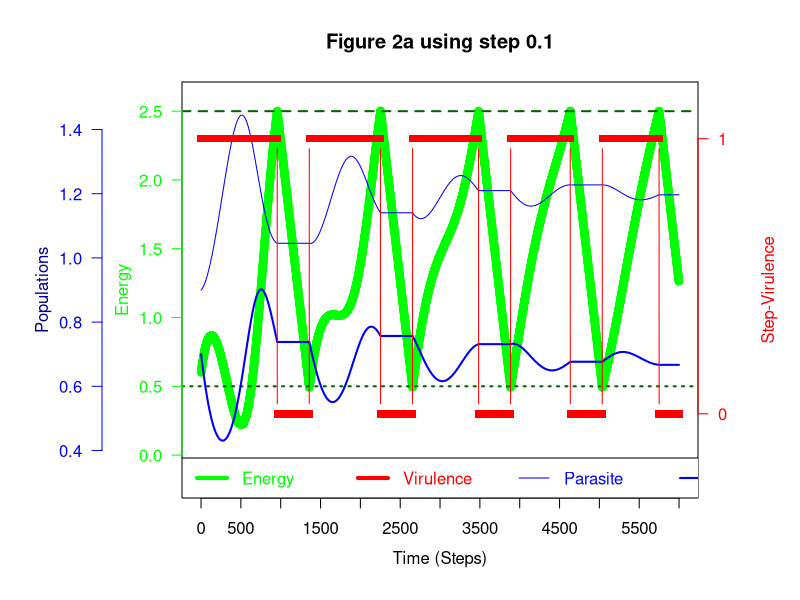

R code for this plot:
# R code to generate the figures of the manuscript
# Energy-harnessing problem solving of primordial life:
#  modeling the emergence of cata-lytic host-nested parasite life cycles
# Copyright (c) 2022, Christian Iseli, Bernard Conrad and Magnus Pirovino
#
# LVhpr one energy model general program code:
#begin ***LVhpr one energy model
dt = 0.1
m = 5997
alpha = 0.0125
beta = 0.05
gamma = 0.2
a_1 = 0.05
a_0 = 0.2
b_1 = 0.12
b_0 = 0.4
H = 4
q = 10
kappa = 1
sigma = 1
E_lower = 0.5
E_upper = 2.5
from_below = TRUE
from_above = FALSE
Parasite_eqilibrium = b_1/(b_0*sigma)*H  ### equilibrium X
Hyperparasite_equilibrium = a_1*q/(b_0*sigma)*(b_0*sigma-b_1/kappa)/(q*a_0*sigma+a_1/kappa)*H  ### equilibrium Y
### In R, indices start at 1...
X <- rep(0, m+1)
X[1] = 0.9 ###  Parasite initial population
Y <- rep(0, m+1)
Y[1] = 0.7 ###  Hyperparasite initial population
E <- rep(0, m+1)
E[1]=0.6
Virulence <- rep(0, m+1)
Virulence[1] = 1
# so we go now from 2 to (m+1) ... yes, needs parenthesis otherwise +1 is applied to the vector 2:m...
for (k in 2:(m+1)) {
  E[k] = E[k-1]+dt*(-alpha*H-beta*Virulence[k-1]*X[k-1]+gamma*Virulence[k-1]*Y[k-1])
  below = (E[k] < E_lower)
  in_between = (E[k] > E_lower) && (E[k] < E_upper)
  if (from_below && (below || in_between)) {
    Virulence[k] = 1
  } else {
    Virulence[k] = 0
  }
  if (from_below && E[k] < E_upper) {
    from_below = TRUE
  } else if (E[k] < E_lower) {
    from_below = TRUE
  } else {
    from_below = FALSE
  }
  from_above = ! from_below
  habitatrestrictionterm = 1-(X[k-1]+Y[k-1]/q)/(kappa*H)
  X[k] = X[k-1]+dt*Virulence[k-1]*X[k-1]*(a_1*habitatrestrictionterm-a_0*sigma*Y[k-1]/H)
  Y[k] = Y[k-1]+dt*Virulence[k-1]*Y[k-1]*(-b_1+b_0*sigma*X[k-1]/H)
} ### for k
### end LVhpr one energy model

y1_min = -.2
y1_max = 2.6
y2_min = -.25
y2_max = 1.15
y3_min = .3
y3_max = 1.5

# -	For Figs 2a&b: Could you find a solution with the y-axis in the same way you did for Figs 3? Left axis is Energy and right axis is Virulence, but we should also have an axis-scale for Population Size? 
# -	For Fig 2b can we have text inside the graph as recommended in the word document attached?: 
# o	“start of hyperparasite degeneration” and
# o	“Erosion of hyperparasite energy catalysis” 
# Or should or can this be done by Bernard later on top of his document?

pdf(file='_2_Fig2a.pdf',width=14,height=6)

## add extra space to right margin of plot within frame
par(mar=c(5, 9, 4, 5) + 0.1)

## Plot first set of data and draw its axis
plot(E, axes=FALSE, ylim=c(y1_min,y1_max), xlab="", ylab="", type="b", col="green", main=paste("Figure 2a using step",dt))
box()
abline(h=E_lower, col="darkgreen", lty=3, lwd=2)
abline(h=E_upper, col="darkgreen", lty=2, lwd=2)
axis(2, ylim=c(y1_min,y1_max),col="green",col.axis="green",las=1)  ## las=1 makes horizontal labels
mtext("Energy",side=2,line=2.5,col="green")

## Allow a second plot on the same graph
par(new=T)
plot(X, ylim=c(y3_min,y3_max), axes=FALSE, xlab="", ylab="", type="l", col="blue", main="")
points(Y, type="l", lwd=2, col="blue2")
axis(2, ylim=c(y3_min,y3_max), col="blue", col.axis="blue", las=1, line=4)
mtext(2, text="Populations", line=6.5, col="blue4")

par(new=TRUE)
## Plot the second plot and put axis scale on right
plot(Virulence, pch=15,  xlab="", ylab="", ylim=c(y2_min,y2_max), axes=FALSE, type="b", col="red")
## a little farther out (line=4) to make room for labels
mtext("Step-Virulence",side=4,col="red",line=3) 
axis(4, at=c(0,1), ylim=c(y2_min,y2_max), col="red",col.axis="red",las=1)

## Draw the time axis
axis(1,pretty(c(1,length(E)),10))
mtext("Time (Steps)",side=1,col="black",line=2.5)  

## Add Legend
legend("bottomleft",horiz=T,legend=c("Energy","Virulence","Parasite","Hyperparasite","E_lower","E_upper"),
  text.col=c("green","red","blue", "blue2","darkgreen","darkgreen"),
  col=c("green","red","blue", "blue2","darkgreen","darkgreen"),lty=c(1,1,1,1,3,2),lwd=c(4,4,1,2,2,2))

dev.off()

###
